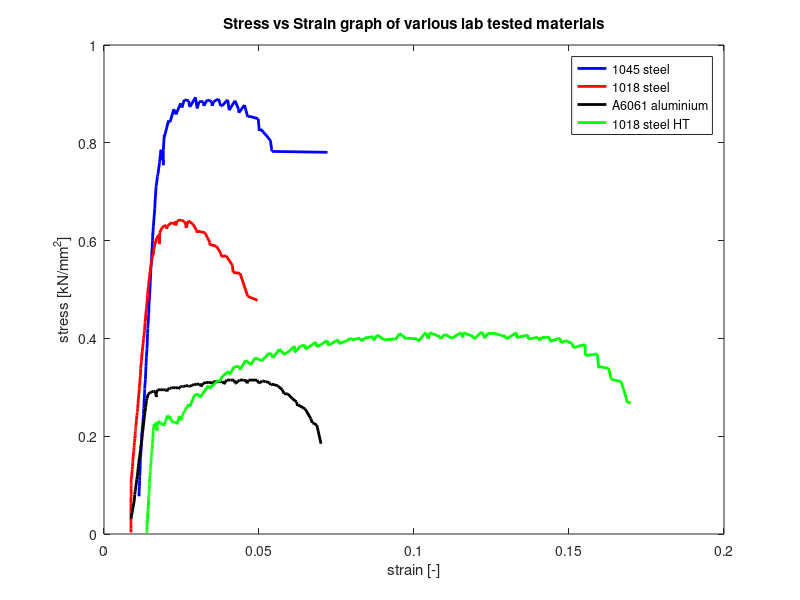

MATLAB code for this plot: (Note: this script raises an error after producing the figure.)
%% formulas
%stress and strain using position (lengths)
stress = @(load,diamiter) load./( (diamiter/2)^2 *pi);
strain = @(delta_l, initial_length) ((delta_l)./initial_length);

% stress and strain using elongation

%% import load values
load_1045 = [4.5 4.4 4.9 5.5 6.2 6.2 6.2 6.7 7.1 7.9 8.4 8.8 8.9 8.9 9.7 10.5 11.2 11.6 11.5 12.1 12.9 13.9 14.0 14.0 14.6 16.3 16.8 16.8 16.9 18.0 19.5 19.9 19.9 20.5 21.6 23.3 23.3 23.9 25.5 27.2 27.2 27.2 29.3 30.7 31.2 31.2 34.1 34.9 34.8 35.8 37.9 38.5 38.5 40.4 41.6 41.8 41.8 43.2 44.7 44.6 44.4 44.4 44.3 44.3 44.2 44.1 44.1 44.1 44.0 44.0 43.9 43.9 43.9 43.9 43.8 43.8 43.7 43.7 43.7 43.7 43.6 43.6 43.6 43.5 43.5 43.5 43.5 43.4 43.4 43.4 43.4 43.3 43.3 43.3 43.3 43.2 43.2 43.2 43.2 43.1 43.1 43.1 43.1 43.1 43.0 43.0 43.0 43.0 42.9 42.9 42.9 44.6 46.4 46.2 48.1 47.9 47.9 49.4 49.0 48.8 50.1 49.6 50.5 50.4 49.7 49.7 50.8 49.9 49.7 49.5 50.3 50.3 49.8 50.5 50.3 49.8 50.3 50.6 49.8 49.8 50.5 49.5 49.3 50.4 49.4 49.0 49.9 48.5 48.6 48.3 46.9 47.1 45.8 44.8 44.5 44.4];
load_1018 = [0.2 0.7 1.2 1.2 1.2 1.2 1.6 2.1 2.7 3.0 3.5 3.8 4.4 4.7 4.7 5.0 5.4 5.7 6.1 6.2 6.2 6.5 6.9 7.3 8.1 8.5 9.0 9.0 9.0 9.2 9.8 10.4 10.6 10.9 11.1 11.5 11.7 12.0 12.3 12.2 12.2 12.4 12.6 12.7 12.9 13.0 13.1 13.3 13.4 13.6 13.7 14.3 14.9 15.3 15.4 15.4 15.4 15.8 16.4 17.0 17.6 18.3 18.6 19.0 19.0 19.5 19.9 20.8 21.7 22.5 22.4 23.0 24.6 25.6 26.6 27.1 27.0 27.7 28.4 29.7 30.1 30.7 31.1 31.1 31.7 32.4 34.3 35.1 35.3 35.2 35.5 35.7 36.1 37.2 37.4 37.6 37.4 37.3 37.3 37.2 37.1 37.1 37.1 37.0 37.0 36.9 36.9 36.9 36.9 36.8 36.8 36.8 36.8 36.7 36.7 36.7 36.7 36.6 36.6 36.6 36.5 36.5 36.5 36.5 36.5 37.9 38.5 38.8 38.8 38.5 38.4 38.8 39.2 39.0 39.0 39.3 38.8 39.4 39.5 39.3 39.0 38.6 38.5 39.4 39.0 38.2 37.9 38.1 37.9 36.7 36.3 36.4 36.2 35.3 34.9 35.0 33.8 32.9 32.8 30.1 29.9 29.4];
load_A6061 = [1.9 4.1 4.9 5.3 5.3 5.3 5.5 6.2 6.8 7.3 8.1 8.5 8.7 8.6 9.3 9.8 10.5 11.1 11.8 12.5 12.5 12.9 13.5 14.5 15.1 15.7 16.6 16.6 16.8 17.4 17.6 17.7 17.7 17.6 17.5 17.5 17.4 17.4 17.4 17.4 17.3 17.3 17.3 17.3 17.3 17.2 17.2 17.2 17.2 17.2 17.2 17.2 17.1 17.1 17.1 17.1 17.1 17.1 17.1 17.0 17.3 17.6 17.5 17.9 17.9 17.9 17.9 17.8 17.7 17.9 18.1 18.1 18.2 18.1 18.2 18.0 18.0 18.3 18.3 18.3 18.4 18.4 18.3 18.3 18.5 18.5 18.6 18.6 18.5 18.3 18.7 18.8 18.8 18.8 18.6 18.9 18.9 18.9 18.9 18.8 18.6 19.1 19.1 19.1 18.7 18.7 19.1 19.1 19.0 18.7 19.1 19.1 19.1 18.8 18.7 19.0 18.9 18.8 18.5 18.6 18.4 17.9 17.5 17.4 17.4 16.8 16.4 15.9 16.0 15.5 14.3 13.8 13.8 13.5 11.2];
load_1018HT = [0.1 0.2 0.3 0.4 0.4 0.5 0.6 0.8 1.1 1.3 1.4 1.8 2.7 3.0 3.0 3.0 3.0 3.0 3.0 3.0 3.0 3.0 3.0 3.0 3.1 3.5 4.2 4.5 4.6 4.6 4.7 4.8 4.9 4.9 4.9 5.0 5.0 5.1 5.1 5.2 5.3 5.4 5.4 5.5 5.5 5.6 5.7 5.8 5.8 6.0 6.0 6.1 6.1 6.2 6.3 6.3 6.4 6.4 6.5 6.6 6.6 6.7 6.7 7.0 7.1 7.1 7.2 7.2 7.4 7.5 7.6 7.6 7.6 7.6 7.6 7.6 7.6 7.8 7.8 7.9 7.9 8.0 8.0 8.1 8.1 8.2 8.2 8.3 8.3 8.4 8.4 8.5 8.6 8.6 8.7 8.9 8.9 9.0 9.0 9.1 9.2 9.3 9.4 9.4 9.5 9.6 9.7 9.8 9.9 10.1 10.2 10.3 10.4 10.5 10.6 10.7 10.8 10.9 11.2 11.3 11.5 11.6 11.7 11.8 11.8 11.7 11.7 11.7 11.7 11.8 11.9 12.1 12.2 12.3 12.4 12.6 12.8 12.9 13.0 13.1 13.1 13.3 13.4 13.5 13.6 13.6 13.8 13.9 13.9 13.8 13.6 13.6 13.6 13.7 13.7 13.8 13.9 14.0 14.0 14.1 14.0 14.0 14.0 13.9 13.9 13.9 13.9 13.8 13.8 13.8 13.8 13.8 13.7 13.7 13.7 13.7 13.6 13.6 13.6 13.6 13.6 13.6 13.5 13.5 13.5 13.5 13.5 13.4 13.4 13.4 13.4 13.4 13.4 13.3 13.3 13.3 13.3 13.3 13.3 13.3 13.2 13.2 13.2 13.2 13.2 13.2 13.2 13.2 13.1 13.1 13.1 13.1 13.1 13.1 13.1 13.2 13.4 13.5 13.6 13.7 13.8 13.8 13.8 13.9 14.0 14.1 14.2 14.1 14.0 14.0 13.9 13.9 13.9 14.2 14.3 14.3 14.3 14.3 14.3 14.2 14.2 14.1 14.1 14.0 13.9 13.9 13.9 13.8 13.8 13.9 14.0 14.0 14.0 13.8 13.7 13.7 13.9 13.9 13.9 13.9 14.2 14.2 14.3 14.4 14.6 15.0 14.9 14.8 14.7 14.6 14.9 14.9 14.9 14.8 14.7 14.6 14.5 14.5 14.4 14.5 14.4 14.3 14.2 14.1 14.1 14.1 14.2 14.2 14.2 14.2 14.1 14.1 14.1 14.1 14.2 14.1 13.9 14.0 14.1 14.2 14.3 14.6 14.9 14.9 14.7 14.6 14.5 14.4 14.4 14.5 14.5 14.6 14.6 14.7 14.8 14.9 15.0 15.1 15.1 15.2 15.3 15.3 15.4 15.4 15.5 15.5 15.6 15.6 15.7 15.9 15.9 16.0 16.2 16.4 16.2 16.1 16.1 16.1 17.6 17.7 17.4 17.3 17.7 18.8 18.5 18.4 19.0 19.5 19.3 20.0 20.6 20.2 20.2 21.2 21.2 20.8 20.8 22.0 21.5 21.4 22.3 22.0 21.9 22.9 22.7 22.3 23.4 22.9 22.7 23.2 23.8 23.0 23.8 23.9 23.4 24.3 23.7 24.0 24.5 23.9 24.6 24.1 24.5 24.8 24.6 24.8 24.4 24.8 25.0 24.5 25.2 24.6 24.6 24.7 24.6 25.4 24.7 24.8 24.7 24.5 24.4 24.4 25.5 24.7 25.5 25.0 24.7 25.3 24.8 24.8 25.5 24.9 25.5 25.0 24.7 25.6 24.8 25.4 25.4 25.3 25.0 24.7 25.5 24.8 24.9 25.2 24.7 24.9 24.5 24.9 24.9 24.4 24.8 24.2 24.5 24.1 23.6 24.0 22.6 22.8 21.4 21.2 21.1 21.1 21.0 21.0 21.0 21.2 21.0 19.9 19.7 19.6 19.6 19.3 17.0 16.7 16.6 16.7];

% gauge extention (elastic region) Q2
elasticdl_1045 = [-0.025 -0.025 -0.027 -0.028 -0.028 -0.028 -0.028 -0.029 -0.029 -0.030 -0.030 -0.030 -0.030 -0.032 -0.033 -0.036 -0.036 -0.036 -0.036 -0.038 -0.039 -0.042 -0.042 -0.042 -0.044 -0.047 -0.050 -0.050 -0.050 -0.052 -0.055 -0.056 -0.056 -0.058 -0.062 -0.066 -0.066 -0.069 -0.074 -0.077 -0.077 -0.079 -0.085 -0.091 -0.091 -0.093 -0.105 -0.110 -0.110 -0.119 -0.144 -0.149 -0.150 -0.175 -0.206 -0.216 -0.221 -0.264 -0.307 -0.316 -0.319 -0.321 -0.323 -0.324 -0.324 -0.325 -0.325 -0.326 -0.326 -0.326 -0.326 -0.406].*-1;
elasticdl_1018 = [0.000 0.000 -0.003 -0.003 -0.003 -0.003 -0.003 -0.004 -0.006 -0.008 -0.009 -0.010 -0.011 -0.013 -0.013 -0.015 -0.017 -0.017 -0.019 -0.019 -0.019 -0.020 -0.022 -0.024 -0.027 -0.029 -0.030 -0.030 -0.030 -0.032 -0.034 -0.036 -0.037 -0.038 -0.039 -0.041 -0.041 -0.043 -0.044 -0.044 -0.044 -0.044 -0.044 -0.044 -0.046 -0.046 -0.047 -0.048 -0.048 -0.050 -0.050 -0.051 -0.055 -0.056 -0.056 -0.057 -0.057 -0.058 -0.060 -0.064 -0.065 -0.069 -0.069 -0.071 -0.071 -0.072 -0.074 -0.077 -0.081 -0.085 -0.085 -0.088 -0.093 -0.099 -0.104 -0.107 -0.107 -0.110 -0.116 -0.123 -0.130 -0.135 -0.140 -0.142 -0.147 -0.159 -0.189 -0.225 -0.241 -0.245 -0.250 -0.257] .*-1;
elasticdl_A6061 = [-0.038 -0.058 -0.062 -0.065 -0.065 -0.065 -0.067 -0.070 -0.074 -0.079 -0.083 -0.088 -0.088 -0.088 -0.093 -0.099 -0.104 -0.110 -0.117 -0.122 -0.122 -0.127 -0.136 -0.144 -0.150 -0.163].*-1;
elasticdl_1018HT = [-0.019 -0.022 -0.023 -0.023 -0.024 -0.025 -0.032 -0.036 -0.038 -0.039 -0.043 -0.044 -0.044 -0.046 -0.046 -0.046 -0.046 -0.046 -0.046 -0.046 -0.046 -0.046 -0.046 -0.046 -0.046 -0.046 -0.046 -0.044 -0.044 -0.043 -0.043 -0.043 -0.042 -0.042 -0.042 -0.042 -0.042 -0.041 -0.041 -0.041 -0.041 -0.039 -0.039 -0.039 -0.039 -0.039 -0.039 -0.038 -0.038 -0.037 -0.037 -0.037 -0.036 -0.036 -0.036 -0.036 -0.036 -0.036 -0.036 -0.036 -0.036 -0.034 -0.034 -0.034 -0.033 -0.033 -0.033 -0.033 -0.033 -0.033 -0.033 -0.032 -0.032 -0.032 -0.032 -0.032 -0.032 -0.032 -0.032 -0.032 -0.032 -0.032 -0.032 -0.030 -0.030 -0.030 -0.030 -0.030 -0.030 -0.030 -0.030 -0.030 -0.030 -0.030 -0.030 -0.030 -0.030 -0.030 -0.029 -0.029 -0.029 -0.029 -0.029 -0.029 -0.028 -0.028 -0.028 -0.028 -0.028 -0.028 -0.027 -0.027 -0.027 -0.027 -0.027 -0.027 -0.025 -0.025 -0.025 -0.025 -0.025 -0.025 -0.025 -0.025 -0.025 -0.025 -0.025 -0.025 -0.025 -0.025 -0.025 -0.025 -0.025 -0.025 -0.025 -0.025 -0.025 -0.025 -0.025 -0.025 -0.025 -0.025 -0.025 -0.025 -0.025 -0.025 -0.030 -0.037 -0.048 -0.055 -0.052 -0.047 -0.044 -0.041 -0.039 -0.038 -0.036 -0.036 -0.034 -0.033 -0.032 -0.030 -0.030 -0.030 -0.029 -0.029 -0.028 -0.028 -0.028 -0.027 -0.027 -0.027 -0.027 -0.027 -0.025 -0.025 -0.025 -0.023].*-1;

% overall extentionp Q1
dl_1045 = [1.94 1.94 1.94 1.96 1.97 1.97 1.97 1.97 1.99 2.00 2.01 2.02 2.02 2.02 2.05 2.07 2.08 2.09 2.09 2.11 2.15 2.18 2.18 2.18 2.20 2.24 2.25 2.25 2.25 2.29 2.32 2.33 2.33 2.34 2.38 2.41 2.41 2.42 2.47 2.50 2.50 2.51 2.56 2.59 2.60 2.61 2.68 2.70 2.70 2.73 2.81 2.82 2.82 2.88 2.96 2.97 2.98 3.07 3.15 3.16 3.17 3.17 3.17 3.17 3.17 3.17 3.17 3.17 3.17 3.17 3.17 3.17 3.17 3.17 3.17 3.17 3.17 3.20 3.20 3.20 3.20 3.20 3.20 3.20 3.22 3.28 3.28 3.28 3.28 3.28 3.28 3.28 3.28 3.28 3.28 3.28 3.28 3.28 3.28 3.28 3.28 3.28 3.28 3.28 3.28 3.28 3.28 3.28 3.28 3.28 3.28 3.28 3.33 3.34 3.57 3.62 3.65 3.86 3.95 3.98 4.24 4.31 4.44 4.69 4.73 4.76 5.06 5.12 5.14 5.15 5.26 5.49 5.52 5.71 5.95 5.98 6.06 6.34 6.45 6.52 6.84 6.91 6.92 7.25 7.44 7.46 7.77 7.95 8.02 8.53 8.59 8.67 9.20 9.27 9.29 12.36];
dl_1018 = [1.49 1.49 1.49 1.49 1.49 1.49 1.49 1.49 1.49 1.49 1.49 1.49 1.49 1.49 1.50 1.50 1.50 1.50 1.50 1.50 1.50 1.50 1.50 1.53 1.56 1.58 1.59 1.59 1.59 1.59 1.62 1.65 1.65 1.66 1.67 1.68 1.69 1.71 1.71 1.72 1.72 1.72 1.72 1.73 1.73 1.74 1.74 1.75 1.75 1.76 1.77 1.79 1.82 1.84 1.85 1.85 1.85 1.86 1.88 1.90 1.93 1.95 1.96 1.98 1.98 1.99 2.01 2.03 2.07 2.09 2.09 2.12 2.19 2.24 2.27 2.29 2.29 2.31 2.35 2.40 2.41 2.43 2.45 2.46 2.48 2.52 2.62 2.70 2.73 2.73 2.74 2.75 2.78 2.90 2.97 3.01 3.02 3.02 3.02 3.02 3.03 3.03 3.03 3.03 3.03 3.03 3.03 3.03 3.03 3.03 3.03 3.03 3.03 3.03 3.03 3.06 3.06 3.06 3.06 3.06 3.06 3.06 3.06 3.06 3.07 3.08 3.20 3.34 3.43 3.46 3.46 3.53 3.75 3.81 3.87 3.95 3.97 4.04 4.27 4.44 4.52 4.53 4.54 4.66 4.91 5.12 5.14 5.19 5.58 5.85 5.86 5.89 6.22 6.46 6.49 6.75 7.10 7.14 7.52 7.92 7.94 8.49];
dl_A6061 = [1.49 1.67 1.70 1.72 1.72 1.72 1.74 1.78 1.81 1.85 1.88 1.91 1.91 1.91 1.95 1.98 2.02 2.05 2.10 2.12 2.12 2.15 2.18 2.23 2.26 2.30 2.35 2.35 2.37 2.45 2.59 2.73 2.83 2.84 2.85 2.85 2.85 2.85 2.85 2.85 2.85 2.85 2.85 2.87 2.87 2.87 2.88 2.88 2.88 2.88 2.88 2.88 2.88 2.88 2.88 2.88 2.89 2.89 2.89 2.89 2.89 2.89 2.89 2.96 3.14 3.30 3.41 3.47 3.48 3.51 3.62 3.72 3.86 3.97 4.08 4.10 4.11 4.22 4.33 4.41 4.52 4.65 4.71 4.74 4.86 4.98 5.10 5.27 5.34 5.36 5.48 5.63 5.79 5.94 5.97 6.04 6.22 6.38 6.53 6.60 6.62 6.78 6.98 7.20 7.24 7.28 7.49 7.71 7.88 7.90 7.98 8.23 8.46 8.53 8.57 8.74 8.93 9.13 9.20 9.27 9.60 9.85 9.93 9.94 10.15 10.40 10.64 10.69 10.75 11.12 11.43 11.51 11.54 11.76 11.99];
dl_1018HT = [2.37 2.37 2.37 2.37 2.37 2.38 2.38 2.38 2.38 2.38 2.39 2.41 2.42 2.43 2.43 2.43 2.43 2.43 2.43 2.43 2.43 2.43 2.43 2.43 2.44 2.45 2.47 2.48 2.48 2.48 2.48 2.48 2.48 2.48 2.49 2.49 2.49 2.49 2.49 2.49 2.49 2.49 2.50 2.50 2.50 2.50 2.50 2.50 2.50 2.51 2.51 2.51 2.51 2.51 2.51 2.51 2.52 2.52 2.52 2.52 2.52 2.52 2.52 2.53 2.53 2.54 2.54 2.54 2.54 2.55 2.55 2.55 2.55 2.55 2.55 2.55 2.55 2.56 2.56 2.56 2.56 2.56 2.56 2.57 2.57 2.57 2.57 2.57 2.57 2.57 2.57 2.58 2.58 2.58 2.59 2.59 2.59 2.60 2.60 2.60 2.60 2.60 2.61 2.61 2.61 2.61 2.62 2.62 2.62 2.63 2.63 2.64 2.64 2.65 2.65 2.65 2.66 2.66 2.67 2.68 2.68 2.68 2.69 2.69 2.69 2.69 2.69 2.69 2.69 2.69 2.70 2.70 2.70 2.71 2.71 2.71 2.72 2.72 2.73 2.73 2.73 2.73 2.74 2.74 2.75 2.75 2.77 2.78 2.79 2.79 2.79 2.80 2.80 2.81 2.82 2.83 2.84 2.85 2.85 2.86 2.86 2.87 2.87 2.87 2.87 2.87 2.87 2.87 2.87 2.87 2.87 2.87 2.87 2.87 2.87 2.87 2.87 2.87 2.87 2.87 2.88 2.88 2.88 2.88 2.88 2.88 2.88 2.88 2.88 2.88 2.88 2.90 2.90 2.90 2.90 2.90 2.90 2.90 2.90 2.90 2.90 2.90 2.90 2.90 2.90 2.90 2.90 2.94 2.94 2.94 2.94 2.94 2.94 2.94 2.94 2.94 2.95 2.95 2.95 2.95 2.95 2.95 2.96 2.96 2.96 2.97 2.98 2.98 2.99 3.00 3.00 3.00 3.01 3.01 3.01 3.02 3.03 3.04 3.05 3.07 3.09 3.11 3.13 3.15 3.18 3.19 3.20 3.22 3.23 3.24 3.25 3.26 3.28 3.31 3.32 3.33 3.34 3.35 3.36 3.36 3.37 3.38 3.40 3.42 3.46 3.50 3.54 3.55 3.58 3.59 3.61 3.62 3.65 3.66 3.67 3.68 3.69 3.70 3.71 3.72 3.73 3.76 3.78 3.78 3.79 3.80 3.82 3.84 3.86 3.87 3.88 3.90 3.91 3.92 3.94 4.02 4.05 4.06 4.07 4.08 4.09 4.13 4.16 4.19 4.21 4.23 4.24 4.24 4.25 4.26 4.28 4.29 4.31 4.32 4.32 4.33 4.34 4.35 4.36 4.37 4.38 4.39 4.40 4.42 4.43 4.44 4.46 4.48 4.50 4.53 4.55 4.57 4.62 4.69 4.71 4.72 4.72 4.74 5.01 5.24 5.26 5.27 5.44 5.78 5.81 5.82 6.11 6.35 6.37 6.56 6.90 6.92 6.94 7.22 7.50 7.51 7.52 7.84 8.09 8.11 8.36 8.69 8.71 9.14 9.31 9.32 9.72 9.92 9.94 10.27 10.54 10.55 10.87 11.13 11.15 11.72 11.77 12.01 12.36 12.40 12.97 13.00 13.45 13.62 13.71 14.18 14.27 14.39 14.90 14.92 15.12 15.50 15.53 16.07 16.12 16.36 16.72 16.76 17.33 17.36 17.37 17.38 17.79 17.95 18.02 18.58 18.61 18.85 19.23 19.25 19.74 19.86 19.88 20.44 20.47 20.90 21.07 21.21 21.64 21.75 22.23 22.26 22.82 22.84 22.88 23.45 23.47 24.02 24.10 24.21 24.65 24.67 25.22 25.29 25.53 25.91 25.96 26.61 26.64 27.28 27.36 27.36 27.36 27.36 27.36 27.36 27.36 27.38 27.91 28.03 28.04 28.05 28.05 28.61 28.92 28.93 28.94 29.15];

%% initialize values for 1045 steel
% initial and final diamiter
D0_1045 = 8.51;
Df_1045 = 7.23;

% initial and final TOTAL length [mm]
l0_1045 = 171.45;
lf_1045 = 177.84;

% initial and final NECK length [mm]
nl0_1045 = 58.59;
nlf_1045 = 63.04;

% yeild load and peak load [kN]
Fy_1045 = 40;
Fp_1045 = 50.9;



% calculate engineering stress [kN/mm^2] and engineering strain [ ]
stress_1045 = stress(load_1045, D0_1045);
strain1_1045 = strain(dl_1045, l0_1045); %strain for part 1 using position
stain2_1045 = strain(elasticdl_1045, l0_1045); %strain for part 2 in elastic region

%% initualize values for 1018 steel
%initial and final diamiter [mm]
D0_1018 = 8.85;
Df_1018 = 5.18;

%initial and final TOTAL length [mm]
l0_1018 = 171.42;
lf_1018 = 178.39;

% initial and final NECK length [mm]
nl0_1018 = 61.24;
nlf_1018 = 66.99;

% yeild load and peak load [kN]
Fy_1018 = 35;
Fp_1018 = 39.5;

% calculate engineering stress [kN/mm^2] and engineering strain [ ]
stress_1018 = stress(load_1018, D0_1018);
strain1_1018 = strain(dl_1018, l0_1018); %strain for part 1 using position
strain2_1018 = strain(elasticdl_1018, l0_1018); %strain for part 2 in elastic region

%% initialize values for A6061 al
%initial and final diamiter [mm]
D0_A6061 = 8.79;
Df_A6061 = 5.33;

%initial and final TOTAL length [mm]
l0_A6061 = 171.27;
lf_A6061 = 181.63;

% initial and final NECK length [mm]

% yeild load and peak load [kN]
Fy_A6061 = 14;
Fp_A6061 = 19.22;


% calculate engineering stress [kN/mm^2] and engineering strain [ ]
stress_A6061 = stress(load_A6061, D0_A6061);
strain1_A6061 = strain(dl_A6061, l0_A6061); %strain for part 1 using position
strain2_A6061 = strain(elasticdl_A6061, l0_A6061); %strain for part 2 in elastic region
%% initialize values for 1018 steel HT
%initial and final diamiter [mm]
D0_1018HT = 8.88;
Df_1018HT = 4.60;

%initial and final TOTAL length [mm]
l0_1018HT = 171.5;
lf_1018HT = 181.63;

% initial and final NECK length [mm]

% yeild load and peak load [kN]
Fy_1018HT = 14;
Fp_1018HT = 25.6;

% calculate engineering stress [kN/mm^2] and engineering strain [ ]
stress_1018HT = stress(load_1018HT, D0_1018HT);
strain1_1018HT = strain(dl_1018HT, l0_1018HT); %strain for part 1 using position
strain2_1018HT = strain(elasticdl_1018HT, l0_1018HT); %strain for part 2 in elastic region

%% plot overall reagon curves on 1 graph

% 1045 curve
plot(strain1_1045, stress_1045, '-b', 'linewidth',2)

xlabel('strain [-]')
ylabel('stress [kN/mm^2]')
title('Stress vs Strain graph of various lab tested materials')


hold on

% 1018 curve
plot(strain1_1018, stress_1018, '-r', 'linewidth',2)

% A6061 al curve
plot(strain1_A6061, stress_A6061, '-black', 'linewidth',2)

% 1018 HT curve
plot(strain1_1018HT, stress_1018HT, '-g', 'linewidth',2)
legend('1045 steel', '1018 steel', 'A6061 aluminium', '1018 steel HT')

hold off

%% plot ELASTIC reagon curves on 1 graph

% 1045 curve
plot(strain2_1045, stress_1045(1, 1: size(strain2_1045,2)), '-b', 'linewidth',2)

xlabel('strain [-]')
ylabel('stress [kN/mm^2] = [GPa]')
title('elastic reagon of Stress vs Strain graph of various lab tested materials')
hold on

% 1018 curve
plot(strain2_1018, stress_1018(1, 1: size(strain2_1018 , 2)), '-r', 'linewidth',2)

% A6061 al curve
plot(strain2_A6061, stress_A6061(1, 1: size(strain2_A6061, 2)), '-black', 'linewidth',2)

% 1018 HT curve
plot(strain2_1018HT, stress_1018HT(1, 1: size(strain2_1018HT, 2)), '-g', 'linewidth',2)

legend('1045 steel', '1018 steel', 'A6061 aluminium', '1018 steel HT')

hold off

%% calculation formulas:

E = @(dstress,dstrain) dstress/dstrain;


ystress = @(Fyeild, d0) Fyeild/( (d0/2)^2 *pi);

ystress_1045 = ystress(Fy_1045, D0_1045);
ystress_1018 = ystress(Fy_1018, D0_1018);
ystress_A6061 = ystress(Fy_A6061, D0_A6061);
ystress_1018HT = ystress(Fy_1018HT, D0_1018HT);


ustress = @(Fpeak, d0) Fpeak/( (d0/2)^2 *pi);

ustress_1045 = ustress(Fp_1045, D0_1045);
ustress_1018 = ustress(Fp_1018, D0_1018);
ustress_A6061 = ustress(Fp_A6061, D0_A6061);
ustress_1018HT = ustress(Fp_1018HT, D0_1018HT);


stress_Tfail = @(Ffracture, df) Ffracture/( (df/2)^2 *pi);

stress_Tfail_1045 = stress_Tfail(load_1045(1,end),Df_1045);
stress_Tfail_1018 = stress_Tfail(load_1018(1,end),Df_1018);
stress_Tfail_A6061 = stress_Tfail(load_A6061(1,end),Df_A6061);
stress_Tfail_1018HT = stress_Tfail(load_1018HT(1,end),Df_1018HT);

stress_Efail =  @(Ffracture, d0) Ffracture/( (d0/2)^2 *pi);

stress_Efail_1045 = stress_Efail(load_1045(1,end),D0_1045);
stress_Efail_1018 = stress_Efail(load_1018(1,end),D0_1018);
stress_Efail_A6061 = stress_Efail(load_A6061(1,end),D0_A6061);
stress_Efail_1018HT = stress_Efail(load_1018HT(1,end),D0_1018HT);


percent_EL = @(lf,l0) ((lf-l0)/l0)*100;

percent_EL_1045 = percent_EL(lf_1045,l0_1045);
percent_EL_1018 = percent_EL(lf_1018,l0_1018);
percent_EL_A6061 = percent_EL(lf_A6061,l0_A6061);
percent_EL_1018HT = percent_EL(lf_1018HT,l0_1018HT);


percent_RA = @(d0,df) (( d0 ^2 - df ^2)/d0 ^2)*100;

percent_RA_1045 = percent_RA(Df_1045,D0_1045); 
percent_RA_1018 = percent_RA(Df_1018,D0_1018); 
percent_RA_A6061 = percent_RA(Df_A6061,D0_A6061);
percent_RA_1018HT = percent_RA(Df_1018HT,D0_1018HT);